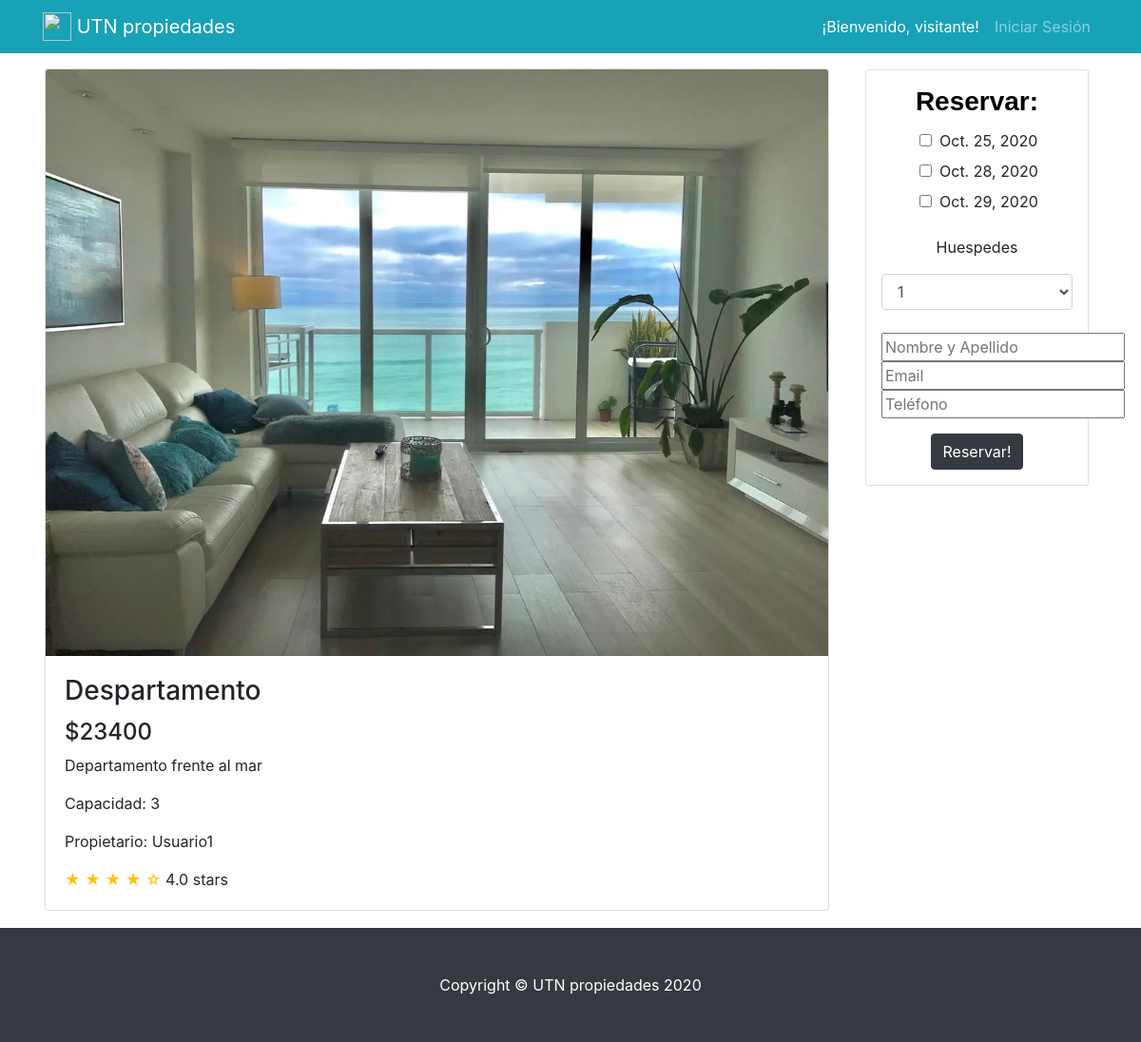
The app's page /detail/2 with its own data.
### reservationApp/models.py (models this page shows, shortened)
class Owner_Ship(models.Model):
    name = models.CharField(max_length=50, verbose_name="Nombre")
    description = models.CharField(max_length=200, verbose_name="Descripción")
    price = models.IntegerField(verbose_name="Precio")
    capacity = models.IntegerField(verbose_name="Capacidad")
    city = models.ForeignKey(City, null=True, on_delete=models.SET_NULL, verbose_name="Ciudad")
    owner = models.ForeignKey(User, null=False, on_delete=models.SET('null'), verbose_name="Dueño")
    image = models.ImageField(upload_to='application/img', null=True, verbose_name="Imagen")
    class Meta:
        verbose_name_plural = 'Propiedades'

class Date_Rent(models.Model):
    date = models.DateField(verbose_name="Fecha de alquiler")
    owner_ship = models.ForeignKey(Owner_Ship, null=False, on_delete=models.SET('null'), verbose_name="Propiedad")
    reservation = models.ForeignKey(Reservation, null=True, on_delete=models.SET_NULL, blank=True,
                                    verbose_name="Reserva")
    class Meta:
        verbose_name_plural = 'Fechas de Alquileres'
    def __str__(self):
        return self.date.__format__("%Y-%m-%d")

### reservationApp/views.py (the view, shortened to what this page needs)
# urls.py: path('detail/<int:owner_ship_id>', views.detail),
def detail(request, owner_ship_id):
        o = Owner_Ship.objects.get(id=owner_ship_id)
        h = o.owner
        dates = Date_Rent.objects.filter(owner_ship=o).filter(reservation=None)
        ciudades_list = City.objects.all()
        totalcapacity = o.capacity + 1
        capacity = range(1, totalcapacity)
        msg = ''
        return render(request, "reservationApp/detail.html",
                      {'ciudades_list': ciudades_list, 'owner_ship': o, 'capacity': capacity, 'dates': dates})

### reservationApp/templates/reservationApp/detail.html (shortened to what this page needs)
{% extends "./basictemplate.html" %}
{% block content %}
<br>
  <div class="container mb-3">
    <div class="row" >
      <div class="col-lg-9">
        <div class="card mt-4" style="width: 100%;float: left;margin: 2px;">
            {% if owner_ship.image %}
                <img class="card-img-top img-fluid" src="{{ owner_ship.image.url }}" alt="">
            {% endif %}
          <div class="card-body">
            <h3 class="card-title">{{ owner_ship.name }}</h3>
            <h4>${{ owner_ship.price }}</h4>
            <p class="card-text">{{ owner_ship.description }}</p>
            <p class="card-text">Capacidad: {{ owner_ship.capacity }}</p>
            <p class="card-text">Propietario: {{ owner_ship.owner.username }}</p>
            <span class="text-warning">&#9733; &#9733; &#9733; &#9733; &#9734;</span>
            4.0 stars
          </div>
        </div>
          </div>
     <div class="col-lg-3" style="float: right;">
        <div class="list-group border p-3" style="border: black;margin: 10px; margin-top: 25px; border-radius: 2px;">
            <h3 class="card-title text-center" style="font-family: 'Quicksand', sans-serif; color: black;"><strong>Reservar:</strong></h3>
        {% if dates %}
            <form method="POST">
                <div class="form-group">
                    <ul>
                        {% for date in dates %}
                            <label><input  class="mr-2" type="checkbox" name="dates" value="{{date}}">{{ date.date }}</label>
                        {% endfor %}
                    </ul>
                    <p class="text-center">Huespedes</p><select class="form-control" name="" id="cap">
                        {% for value in capacity %}
                        <option value="{{ value }}">{{ value }}</option>
                        {% endfor %}
                    </select><br>
                    <div><input name="name" placeholder="Nombre y Apellido"></div>
                <div><input name="email" placeholder="Email"></div>
                <div><input name="phone" placeholder="Teléfono"></div>
                </div>
                <div class="text-center">
                    <button id="reserved" type="submit" class="btn btn-dark">Reservar!</button>
                </div>
            </form>
        {% else %}
            <p class="text-center">No hay fechas disponibles</p>
        {% endif %}
        </div>
      </div>
        </div>
      </div>
{% endblock %}

### records on screen
Owner_Ship: image (picture), name "Despartamento", price "23400", description "Departamento frente al mar", capacity "3", owner.username "Usuario1"
Date_Rent: date "Oct. 25, 2020"
Date_Rent: date "Oct. 28, 2020"
Date_Rent: date "Oct. 29, 2020"

### other values on screen
form field value "1"
